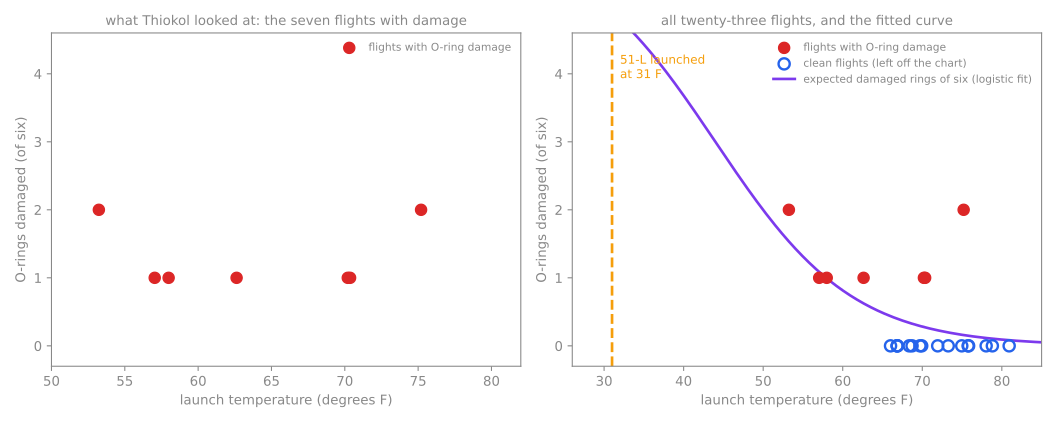

Write the Python code that produced this figure.
"""The Challenger O-ring data the night before the launch.

Twenty-three shuttle flights before 51-L, with the launch temperature and the number of
primary O-rings (of six) that showed erosion or blow-by (Dalal, Fowlkes and Hoadley,
JASA 84 (1989), Table 1; the Rogers Commission Report, vol. 1, p. 146). The engineers at
Thiokol plotted only the seven flights that had incidents and saw no trend; the sixteen
clean flights, all warm, were left off the chart. This script plots both views and fits
the logistic regression the 1989 paper fitted.

Run:  python3 feynman-oring.py   -> feynman-oring.svg
"""
import numpy as np, matplotlib
matplotlib.use("Agg")
import matplotlib.pyplot as plt

temp = np.array([66,70,69,68,67,72,73,70,57,63,70,78,67,53,67,75,70,81,76,79,75,76,58])
dist = np.array([ 0, 1, 0, 0, 0, 0, 0, 0, 1, 1, 1, 0, 0, 2, 0, 0, 0, 0, 0, 0, 2, 0, 1])
n = 6
# logistic regression, per O-ring, by Newton's method (no scipy needed)
X = np.column_stack([np.ones_like(temp, float), temp.astype(float)])
b = np.zeros(2)
for _ in range(50):
    p = 1/(1+np.exp(-X@b))
    W = n*p*(1-p)
    grad = X.T@(dist - n*p)
    H = -(X.T*W)@X
    b = b - np.linalg.solve(H, grad)
print(f"logistic fit per O-ring: logit p = {b[0]:.3f} + {b[1]:.4f} T   (the 1989 paper: 5.085 - 0.1156 T)")
def p_ring(T): return 1/(1+np.exp(-(b[0]+b[1]*T)))
for T in (31, 53, 70):
    print(f"T = {T} F: p(one ring damaged) = {p_ring(T):.3f}, expected damaged of six = {n*p_ring(T):.2f}, p(at least one) = {1-(1-p_ring(T))**n:.3f}")
launch = 31
fig, axes = plt.subplots(1, 2, figsize=(11, 4.4))
fig.patch.set_alpha(0)
G = "#888"
for ax, title, mask in [(axes[0], "what Thiokol looked at: the seven flights with damage", dist > 0),
                        (axes[1], "all twenty-three flights, and the fitted curve", np.ones_like(dist, bool))]:
    ax.set_facecolor("none")
    j = np.random.default_rng(1).uniform(-0.4, 0.4, size=temp.size)
    ax.scatter(temp[dist>0] + j[dist>0], dist[dist>0], s=70, color="#dc2626", zorder=3, label="flights with O-ring damage")
    if ax is axes[1]:
        ax.scatter(temp[dist==0] + j[dist==0], dist[dist==0], s=70, facecolors="none", edgecolors="#2563eb", linewidths=1.8, zorder=3, label="clean flights (left off the chart)")
        Ts = np.linspace(28, 85, 200)
        ax.plot(Ts, n*p_ring(Ts), color="#7c3aed", lw=2, label="expected damaged rings of six (logistic fit)")
        ax.axvline(launch, color="#f59e0b", lw=2, ls="--")
        ax.text(launch+1, 4.3, "51-L launched\nat 31 F", color="#f59e0b", fontsize=9, va="top")
        ax.set_xlim(26, 85)
    else:
        ax.set_xlim(50, 82)
    ax.set_ylim(-0.3, 4.6)
    ax.set_yticks([0,1,2,3,4])
    ax.set_xlabel("launch temperature (degrees F)", color=G)
    ax.set_ylabel("O-rings damaged (of six)", color=G)
    ax.set_title(title, color=G, fontsize=10)
    ax.tick_params(colors=G)
    for s in ax.spines.values(): s.set_color(G)
    leg = ax.legend(loc="upper right", fontsize=8, frameon=False)
    for t in leg.get_texts(): t.set_color(G)
fig.tight_layout()
fig.savefig("feynman-oring.svg", transparent=True)
print("wrote feynman-oring.svg")
